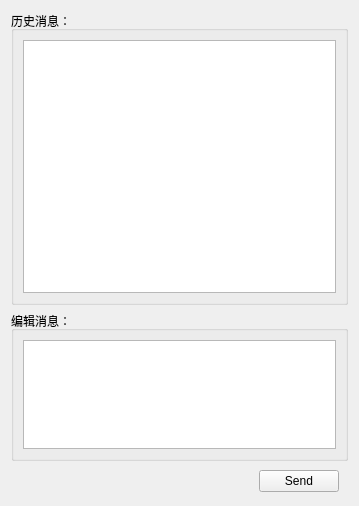
<?xml version="1.0" encoding="UTF-8"?>
<ui version="4.0">
 <class>ChatWindow</class>
 <widget class="QWidget" name="ChatWindow">
  <property name="geometry">
   <rect>
    <x>0</x>
    <y>0</y>
    <width>359</width>
    <height>506</height>
   </rect>
  </property>
  <property name="windowTitle">
   <string>Form</string>
  </property>
  <layout class="QVBoxLayout" name="verticalLayout_3">
   <item>
    <widget class="QGroupBox" name="groupBox">
     <property name="sizePolicy">
      <sizepolicy hsizetype="Preferred" vsizetype="Expanding">
       <horstretch>0</horstretch>
       <verstretch>0</verstretch>
      </sizepolicy>
     </property>
     <property name="title">
      <string>历史消息：</string>
     </property>
     <layout class="QVBoxLayout" name="verticalLayout">
      <item>
       <widget class="QTextBrowser" name="msgTextBrowser"/>
      </item>
     </layout>
    </widget>
   </item>
   <item>
    <widget class="QGroupBox" name="groupBox_2">
     <property name="sizePolicy">
      <sizepolicy hsizetype="Preferred" vsizetype="Fixed">
       <horstretch>0</horstretch>
       <verstretch>0</verstretch>
      </sizepolicy>
     </property>
     <property name="minimumSize">
      <size>
       <width>0</width>
       <height>150</height>
      </size>
     </property>
     <property name="maximumSize">
      <size>
       <width>16777215</width>
       <height>150</height>
      </size>
     </property>
     <property name="title">
      <string>编辑消息：</string>
     </property>
     <layout class="QVBoxLayout" name="verticalLayout_2">
      <item>
       <widget class="QTextEdit" name="msgTextEdit"/>
      </item>
     </layout>
    </widget>
   </item>
   <item>
    <widget class="QWidget" name="widget" native="true">
     <property name="sizePolicy">
      <sizepolicy hsizetype="Preferred" vsizetype="Fixed">
       <horstretch>0</horstretch>
       <verstretch>0</verstretch>
      </sizepolicy>
     </property>
     <layout class="QHBoxLayout" name="horizontalLayout">
      <property name="topMargin">
       <number>3</number>
      </property>
      <property name="bottomMargin">
       <number>3</number>
      </property>
      <item>
       <spacer name="horizontalSpacer">
        <property name="orientation">
         <enum>Qt::Horizontal</enum>
        </property>
        <property name="sizeHint" stdset="0">
         <size>
          <width>248</width>
          <height>20</height>
         </size>
        </property>
       </spacer>
      </item>
      <item>
       <widget class="QPushButton" name="sendPushButton">
        <property name="text">
         <string>Send</string>
        </property>
       </widget>
      </item>
     </layout>
    </widget>
   </item>
  </layout>
 </widget>
 <resources/>
 <connections/>
</ui>
